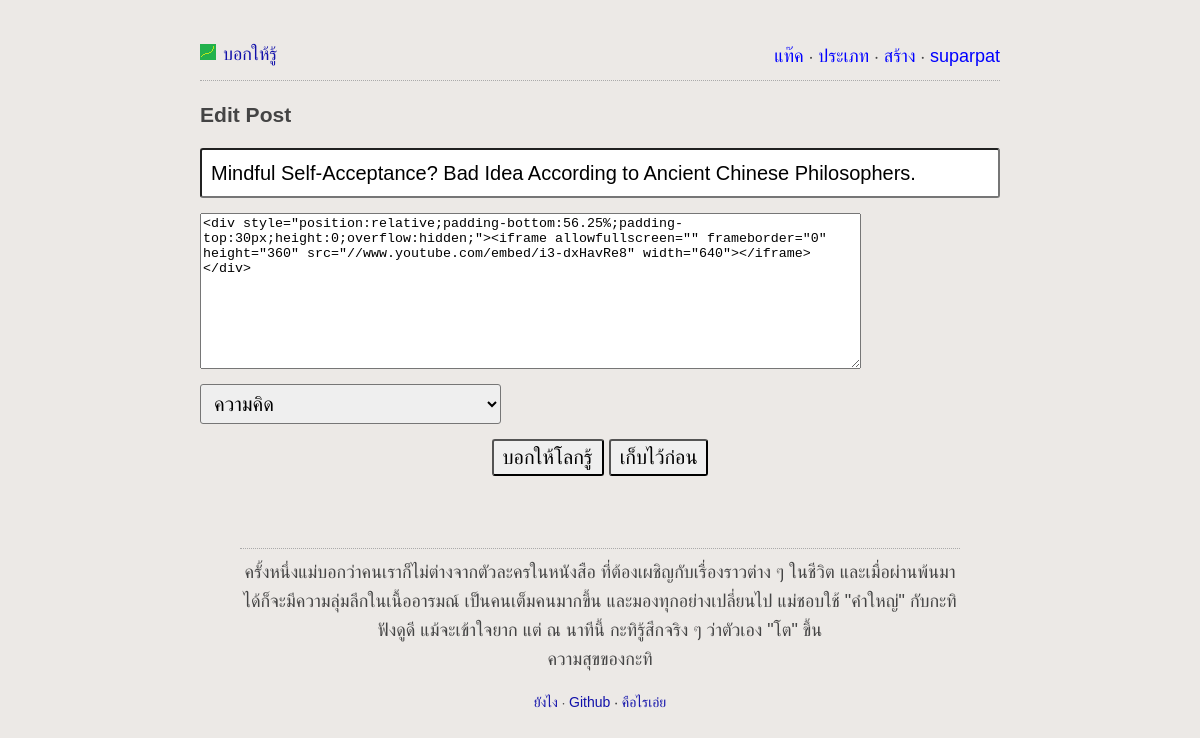
The page /edit_post.php?id=8 (signed in) on the database its author committed.
### tables this page shows
CREATE TABLE IF NOT EXISTS `users` (
  `uid` int(11) NOT NULL AUTO_INCREMENT,
  `username` varchar(25) NOT NULL,
  `password` varchar(255) NOT NULL,
  `email` varchar(100) NOT NULL,
  `created_at` timestamp NOT NULL DEFAULT CURRENT_TIMESTAMP,
  PRIMARY KEY (`uid`),
  UNIQUE KEY `username` (`username`),
  UNIQUE KEY `email` (`email`)
);

CREATE TABLE IF NOT EXISTS `posts` (
  `id` int(11) NOT NULL AUTO_INCREMENT,
  `subject` varchar(300) NOT NULL,
  `content` text NOT NULL,
  `uid` int(11) NOT NULL,
  `votes` int(11) NOT NULL DEFAULT '0',
  `created_at` timestamp NOT NULL DEFAULT CURRENT_TIMESTAMP,
  `updated_at` timestamp NULL DEFAULT CURRENT_TIMESTAMP ON UPDATE CURRENT_TIMESTAMP,
  `draft` tinyint(1) NOT NULL DEFAULT '0',
  PRIMARY KEY (`id`),
  KEY `author` (`uid`)
);

### languages/lang.th.php (called while the page is built)
<?php
	$lang['learny'] = "บอกให้รู้";
	$lang['register'] = "สมัคร";
	$lang['login'] = "เข้าใช้";
	$lang['email'] = "อีเมล์";
	$lang['username'] = "ชื่อผู้ใช้";
	$lang['password'] = "พาสเวิร์ด";
	$lang['tags'] = "แท๊ค";
	$lang['types'] = "ประเภท";
	$lang['create'] = "สร้าง";
	$lang['Create'] = "สร้าง";
	$lang['how-to'] = "ยังไง";
	$lang['about'] = "คือไรเอ่ย";
	$lang['edit-post'] = "แก้ไข";
	$lang['delete'] = "ลบ";
	$lang['comment'] = "แสดงความคิดเห็น";
	$lang['submit'] = "ส่ง";
	$lang['login-submit'] = "เข้าใช้";
	$lang['new-posts'] = "โพสมาใหม่";
	$lang['publish'] = "บอกให้โลกรู้";
	$lang['save-draft'] = "เก็บไว้ก่อน";
	$lang['profile'] = "โพรไฟล์";
	$lang['your-posts'] = "โพสของคุณ";
	$lang['since'] = "สมัครเมื่อ";
	$lang['account'] = "บัญชี";
	$lang['change-email'] = "เปลี่ยนอีเมล์";
	$lang['change-password'] = "เปลี่ยนพาสเวิร์ด";
	$lang['logout'] = "ออกจากระบบ";
	$lang['draft'] = "เก็บไว้ก่อน";
	$lang['forgot-password'] = "ลืมพาสเวิร์ด";
	$lang['submit-forgot-password'] = "ส่งอีเมล์รีเซ็ตพาสเวิร์ด";
	$lang['set-new-password'] = "ตั้งรหัสใหม่";
?>

### lib/userClass.php (called while the page is built, shortened)
<?php
	class userClass{
		public function userDetails($uid){
			try{
				$db = getDB();
				$stmt = $db->prepare("SELECT uid,email,username,users.created_at FROM users WHERE uid=:uid");
				$stmt->bindParam("uid", $uid,PDO::PARAM_INT);
				$stmt->execute();
				$data = $stmt->fetch(PDO::FETCH_OBJ);
				return $data;
			}
			catch(PDOException $e) {
				echo '{"error":{"text":'. $e->getMessage() .'}}';
			}
		}
	}
?>

### lib/config.php (called while the page is built, shortened)
<?php
	function isLoggedIn(){
		if(empty($_SESSION['uid'])){
			return false;
		}
		else{
			$session_uid=$_SESSION['uid'];
			include('userClass.php');
			$userClass = new userClass();
			$userDetails = $userClass->userDetails($session_uid);
			return true;
		}
	}
	$isLoggedIn = isLoggedIn();
?>

### lib/postClass.php (called while the page is built, shortened)
<?php
	require_once(__DIR__.'/typeClass.php');
	class postClass{
		public function fetchAPost($id){
			try{
				$db = getDB();
				$stmt = $db->prepare("
					SELECT posts.id AS id,
					posts.subject AS subject,
					posts.content AS content,
					posts.uid AS uid,
					users.username AS username,
					posts.created_at AS created_at,
					posts.updated_at AS updated_at,
					posts.draft AS draft,
					types.name AS type
					FROM posts
					INNER JOIN users ON posts.uid=users.uid
					INNER JOIN posts_type ON posts.id=posts_type.post_id
					INNER JOIN types ON types.id=posts_type.type_id
					WHERE posts.id=:id");
				$stmt->bindParam("id", $id,PDO::PARAM_STR);
				$stmt->execute();
				$data = $stmt->fetch(PDO::FETCH_OBJ);
				return $data;
			}
			catch(PDOException $e) {
				echo '{"error":{"text":'. $e->getMessage() .'}}';
			}
		}
	}
?>

### lib/typeClass.php (called while the page is built, shortened)
<?php
class typeClass{
	public function fetchTypes(){
		try{
			$db = getDB();
			$stmt = $db->prepare("SELECT id, name FROM types");
			$stmt->execute();
			$data = $stmt->fetchAll(PDO::FETCH_OBJ);
			return $data;
		}
		catch(PDOException $e){
			echo '{"error":{"text":'. $e->getMessage() .'}}';
		}
	}
}
?>

### edit_post.php (the view, shortened to what this page needs)
<?php
	require_once("lib/config.php");
	require_once('lib/postClass.php');
	require_once('lib/typeClass.php');
	$postClass = new postClass();
	$typeClass = new typeClass();
	$types = $typeClass->fetchTypes();
	if(!$isLoggedIn){
		$url=BASE_URL.'error_not_login.php';
		header("Location: $url");
	}else{
		if ((!empty($_POST['postSubmit'])||!empty($_POST['postDraftSubmit']))&&isset($_POST['subject'])&&isset($_POST['editor'])&&isset($_POST['type'])&&isset($_SESSION['uid']))
		{
			$subject = $_POST['subject'];
			$content = $_POST['editor'];
			$type = $_POST['type'];
			$author = $_SESSION['uid'];
			$postId = $_POST['id'];
			if(!empty($_POST['postDraftSubmit'])){
				$draft = true;
			}else{
				$draft = false;
			}
			if(isset($_POST['tags'])){
				$tags = $_POST['tags'];
			}
			else{
				$tags = [];
			}
			if(strlen(trim($subject)) > 1 && strlen(trim($content)) > 1 && strlen(trim($type))){
				$result=$postClass->editPost($postId, $subject, $content, $type, $author, $tags, $draft);
				if($result){
					$url=BASE_URL.'post.php?id='.$postId;
					header("Location: $url");
				}
				else{
					$errorEditPostMessage="Problem editing post...";
				}
			}else{
				$errorEditPostMessage="Please make sure there are no empty fields.";
			}
			exit();
		}else{
			if(isset($_GET['id'])){
				$post = $postClass->fetchAPost($_GET['id']);
			}
		}
	}
?>
<html>
	<head>
        <?php include 'partials/header.php' ?>
        <link rel="stylesheet" type="text/css" href="js/jquery-ui/jquery-ui.css">
        <link rel="stylesheet" type="text/css" href="lib/vendor/aehlke-tag-it/css/jquery.tagit.css">
	</head>
	<body>
		<div id="content">
			<?php include 'partials/top_menu.php' ?>
			<header>
				<h3>Edit Post</h3>
			</header>
            <div>
                <form action="edit_post.php" method="post">
                    <input class="input-default-format form-input" type="text" name="subject" placeholder="Type your subject" value=<?php if(isset($_POST['subject'])) {echo '"'.htmlentities ($_POST['subject']).'"'; } else{echo '"'.htmlentities($post->subject).'"';} ?>>
                    <textarea name="editor" id="create_editor" rows="10" cols="80"><?php if(isset($_POST['editor'])) {echo $_POST['editor']; } else{echo $post->content;}?></textarea>
					<div style="width:100%; overflow:hidden; display:flex;">
						<select name="type" class="input-default-format" id="post_type_select">
							<?php
								foreach($types as $type){
									echo "<option value='$type->id'".(($post->type==$type->name)?"selected":"").">$type->name</option>";
								}
							?>
						</select>
		                <ul id="tag_input">
		                </ul>
					</div>
	                <div style="text-align:center;">
		                <input class="input-default-format" id="create-submit-button" type="submit" name="postSubmit" value="<?php echo $lang['publish']; ?>">
		                <input class="input-default-format" id="create-submit-button" type="submit" name="postDraftSubmit" value="<?php echo $lang['save-draft']; ?>">
					</div>
				</form>
            </div>
			<?php include 'partials/quote_block.php' ?>
			<?php include 'partials/footer.php' ?>
        </div>
	</body>
</html>

### partials/top_menu.php (shortened to what this page needs)
<div id="banner">
	<div id="logo">
	    <a href="index.php">
	    <img src="img/logo.png" class="pin_logo">
	    </a>
		<a id="pinboard_name" href="index.php"><?php echo $lang['learny']; ?></a>
	</div>
	<div id="top_menu">
		<a href="browse_by_tag.php"><?php echo $lang['tags']; ?></a>
		&#8231;
		<a href="browse_by_type.php"><?php echo $lang['types']; ?></a>
		&#8231;
		<?php
		    if(!$isLoggedIn){
				echo "<a href='register.php'>".$lang['register']."</a>";
				echo "\n&#8231;\n";
		    	echo "<a href='login.php'>".$lang['login']."</a>";
		    }else{
		    	echo "<a href='create.php'>".$lang['create']."</a>";
		    	echo "\n&#8231;\n";
		    	echo "<a href='profile.php'>$userDetails->username</a>";
		    }
		?>
	</div>
</div>

### css/style.css (style rules this page uses)
body { background: #ECE9E6; margin:40px auto; max-width:800px; line-height:1.6; font-size:18px; font-family: helvetica, sans-serif; color:#444; padding:0 10px; word-wrap: break-word; }
img { max-width: 100% !important; height: auto !important; }
input, textarea { max-width:100% }
h1,h2,h3,h4 { line-height:1.2; }
a { text-decoration:none; color:#11a; word-break: break-all; }
#banner { border-bottom: 1px dotted #aaa; margin-bottom: 0.7em; padding-bottom: 9px; text-align: left; }
#logo { float: left; color: #aaa; }
.pin_logo { margin-right: 2px; }
#top_menu { margin-top: 2px; float: right; }
#top_menu a { color:blue; }
.input-default-format { font-size: 20px; border-radius: 3px; padding: 5px 9px; }
.form-input { width: 100%; margin-bottom: 15px; height: 50px; }
#post_type_select { margin-top: 15px; width:40%; float:left; height: 40px; }
#tag_input { margin-top: 15px; margin-left: 10px; float:left; width:60%; }
#create-submit-button { margin-top: 15px; }

### rows shown on the page
users: username "suparpat"
posts: subject "Mindful Self-Acceptance? Bad Idea According to Ancient Chinese Philosophers.", editor "<div style=\"position:relative;padding-bottom:56.25%;padding-top:30px;height:0;overflow:hidden;\"><iframe allowfullscreen=\"\" frameborder=\"0\" height=\"360\" src=\"//www.youtube.com/embed/i3-dxHavRe8\" width=\"640\"></iframe></div>"

### other values the page prints
$lang['learny'] "บอกให้รู้"
$lang['tags'] "แท๊ค"
$lang['types'] "ประเภท"
$lang['create'] "สร้าง"
$quote_author "ความสุขของกะทิ"
$lang['how-to'] "ยังไง"
$lang['about'] "คือไรเอ่ย"
form field type "ความคิด"
